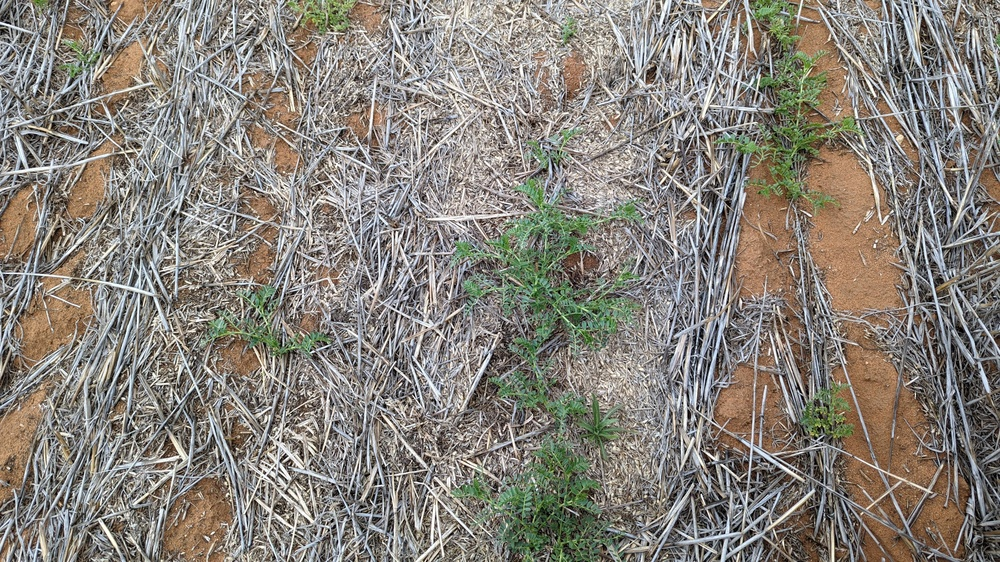
#> input picture agri-framework/data/images/PXL_20220731_001831252.MP.jpg, 1000 x 562 px, shrunk from 4032 x 2268 before the run; its folder holds only this picture in this run
$ python compare_indices.py
#> lines starting #> are read from the running program, lines starting #| are printed output that depends on the picture; after the words box and inside, x2 and y2 are one past the last pixel; in counts of white or black regions, pixels touching at a corner belong together
import os, glob, csv, cv2, numpy as np

def to_uint8(x):
    x = (x - x.min()) / (x.max() - x.min() + 1e-6) * 255
    return x.astype(np.uint8)

def vari(img):  # (G - R) / (G + R - B)
    b,g,r = cv2.split(img.astype(np.float32)+1e-6)
    return (g - r) / (g + r - b + 1e-6)

def exg(img):   # 2G - R - B
    b,g,r = cv2.split(img.astype(np.float32))
    return 2*g - r - b

def mgrvi(img): # (G^2 - R^2)/(G^2 + R^2)
    b,g,r = cv2.split(img.astype(np.float32)+1e-6)
    return (g*g - r*r) / (g*g + r*r)

def bin(x): return (x>127).astype(np.uint8)
def iou_f1(p, g):
    p, g = p.astype(bool), g.astype(bool)
    inter = np.logical_and(p,g).sum()
    union = np.logical_or(p,g).sum()
    iou = inter/(union+1e-6)
    prec = inter/(p.sum()+1e-6); rec = inter/(g.sum()+1e-6)
    f1 = 2*prec*rec/(prec+rec+1e-6)
    return iou, f1, prec, rec

IMG_DIR="data/images"; GT_DIR="data/gt_masks"  # GT yoksa metrik kısmını atlar
OUT_CSV="outputs/compare_indices.csv"
os.makedirs("outputs", exist_ok=True)

indices = {"VARI":vari, "ExG":exg, "MGRVI":mgrvi}
rows=[["filename","index","IoU","F1","Precision","Recall","thr"]]

for ip in sorted(glob.glob(os.path.join(IMG_DIR,"*.jpg"))+glob.glob(os.path.join(IMG_DIR,"*.png"))):
    name=os.path.basename(ip); img=cv2.imread(ip)
#> further down, img is the input picture: shape (562, 1000, 3); mean B, G, R 121.2, 129.1, 134.5
    gt_path=os.path.join(GT_DIR, name.rsplit(".",1)[0]+".png")
    gt = bin(cv2.imread(gt_path,0)) if os.path.exists(gt_path) else None
#> in bin, `def bin(x): return (x>127).astype(np.uint8)`:
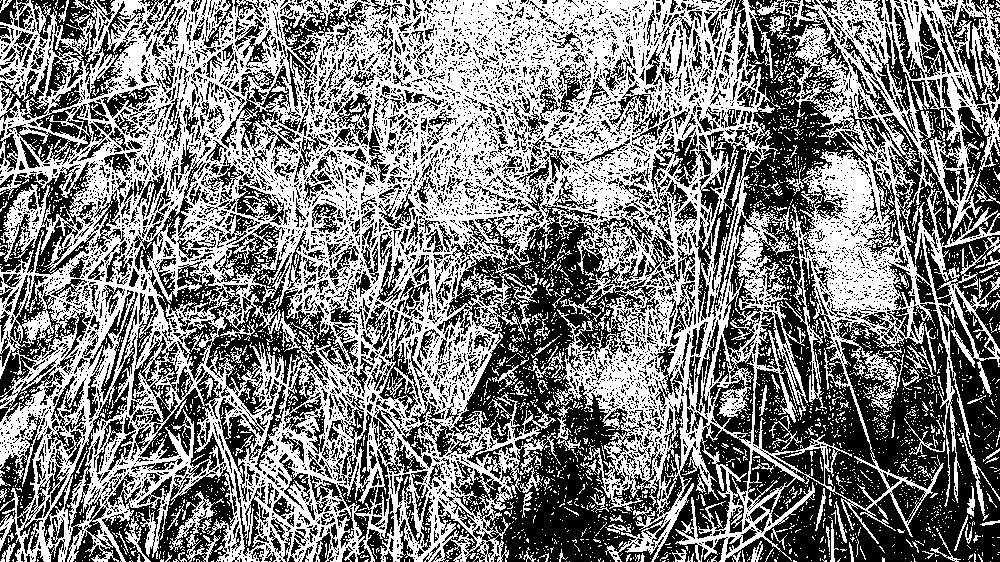
#> returned value: shape (562, 1000); values 0 (black) and 1 (white), 50% white; 5895 black regions (5015 under 20 px), largest, box (x1, y1, x2, y2) and area: (654, 0, 1000, 562) 68013, (401, 176, 683, 562) 39445, (133, 158, 350, 415) 11989
    for idx_name, fn in indices.items():
        m = to_uint8(fn(img))
        m = cv2.GaussianBlur(m,(5,5),0)
        thr, mask = cv2.threshold(m,0,255,cv2.THRESH_BINARY+cv2.THRESH_OTSU)
        if gt is None:
            rows.append([name, idx_name, "", "", "", "", int(thr)])
        else:
            i,f1,p,r = iou_f1(bin(mask), gt)
            rows.append([name, idx_name, f"{i:.3f}", f"{f1:.3f}", f"{p:.3f}", f"{r:.3f}", int(thr)])
#> this loop made 3 passes
#> (thr, inter in iou_f1, union in iou_f1, iou in iou_f1, prec in iou_f1, rec in iou_f1, f1, i) on passes 2 to 3: (85, 13660, 306706, 0.0445, 0.349, 0.0486, 0.0853, 0.0445), (113, 242094, 470559, 0.514, 0.561, 0.861, 0.679, 0.514)
#> pass 1, in vari, `b,g,r = cv2.split(img.astype(np.float32)+1e-6)`:
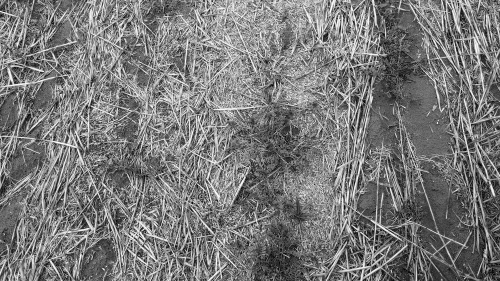
#> b: shape (562, 1000) float32 (shown at 1/2 size); min 1e-06, max 255, mean 121.2
#> pass 1, in vari, `b,g,r = cv2.split(img.astype(np.float32)+1e-6)`:
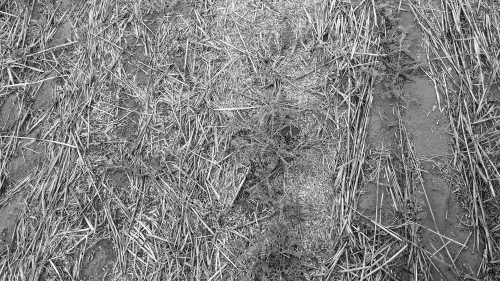
#> g: shape (562, 1000) float32 (shown at 1/2 size); min 1e-06, max 255, mean 129.1
#> pass 1, in vari, `b,g,r = cv2.split(img.astype(np.float32)+1e-6)`:
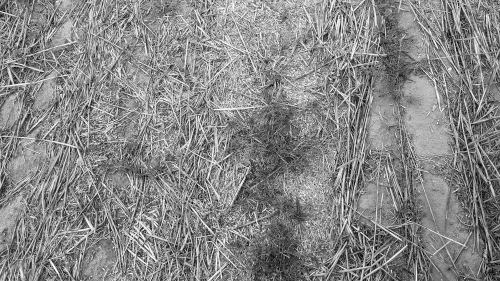
#> r: shape (562, 1000) float32 (shown at 1/2 size); min 1e-06, max 255, mean 134.5
#> after the loop:
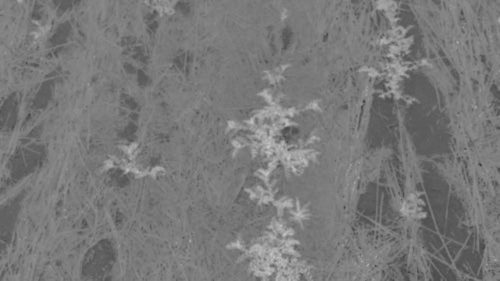
#> m: shape (562, 1000) (shown at 1/2 size); min 45, max 208, mean 120.8
#> after the loop:
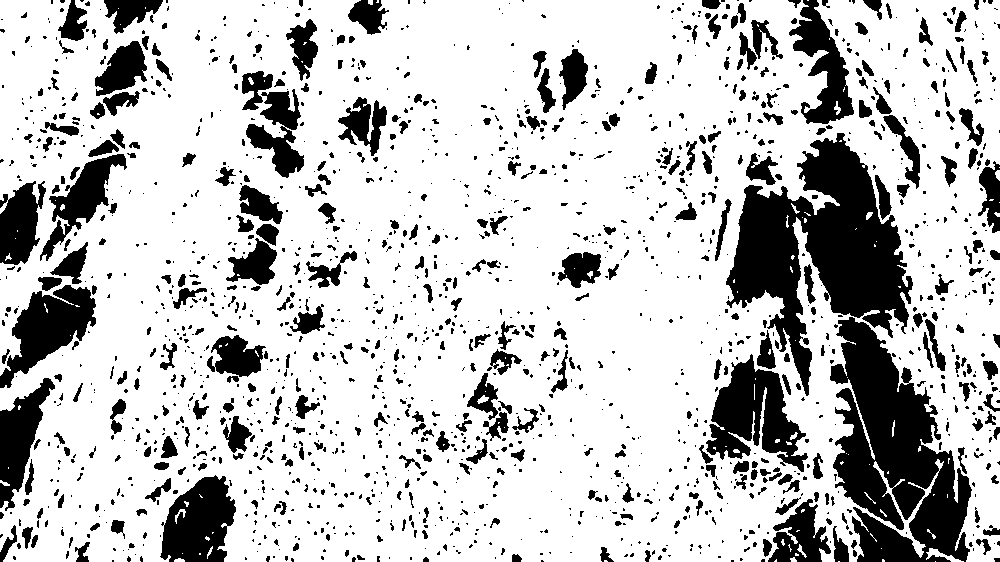
#> mask: shape (562, 1000); 76.8% white; 1761 black regions (1270 under 20 px), largest, box (x1, y1, x2, y2) and area: (726, 133, 913, 396) 21410, (830, 317, 972, 562) 19803, (706, 354, 808, 472) 5967
#> after the loop, rows = 4 items

with open(OUT_CSV,"w",newline="") as f: csv.writer(f).writerows(rows)
print("[✓] Yazıldı:", OUT_CSV)

$ run again, on agri-framework/data/images/PXL_20220731_002017940.MP.jpg
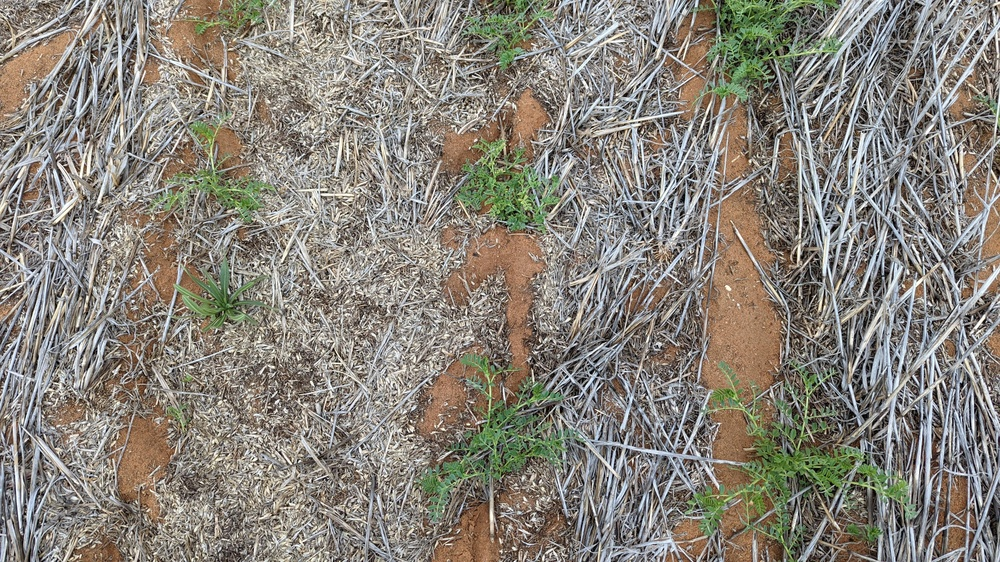
#> input picture agri-framework/data/images/PXL_20220731_002017940.MP.jpg, 1000 x 562 px, shrunk from 4032 x 2268 before the run
#> img is the input picture: shape (562, 1000, 3); mean B, G, R 120.8, 130, 135.2
#> in bin, `def bin(x): return (x>127).astype(np.uint8)`:
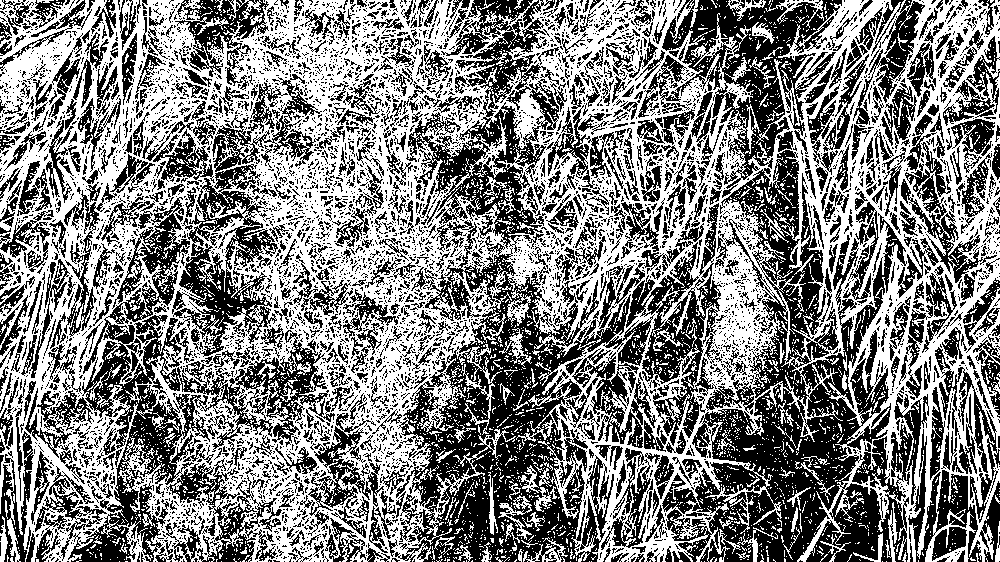
#> returned value: shape (562, 1000); values 0 (black) and 1 (white), 50.8% white; 5658 black regions (4823 under 20 px), largest, box (x1, y1, x2, y2) and area: (662, 150, 929, 562) 41365, (372, 220, 655, 562) 33944, (25, 197, 335, 562) 27183
#> the loop `for idx_name, fn in indices.items():` made 3 passes
#> (thr, inter in iou_f1, union in iou_f1, iou in iou_f1, prec in iou_f1, rec in iou_f1, f1, i) on passes 1 to 3: (100, 38, 285552, 0.000133, 0.205, 0.000133, 0.000266, 0.000133), (99, 14970, 310135, 0.0483, 0.377, 0.0525, 0.0921, 0.0483), (115, 241447, 450912, 0.535, 0.593, 0.846, 0.697, 0.535)
#> after the loop `for idx_name, fn in indices.items():`:
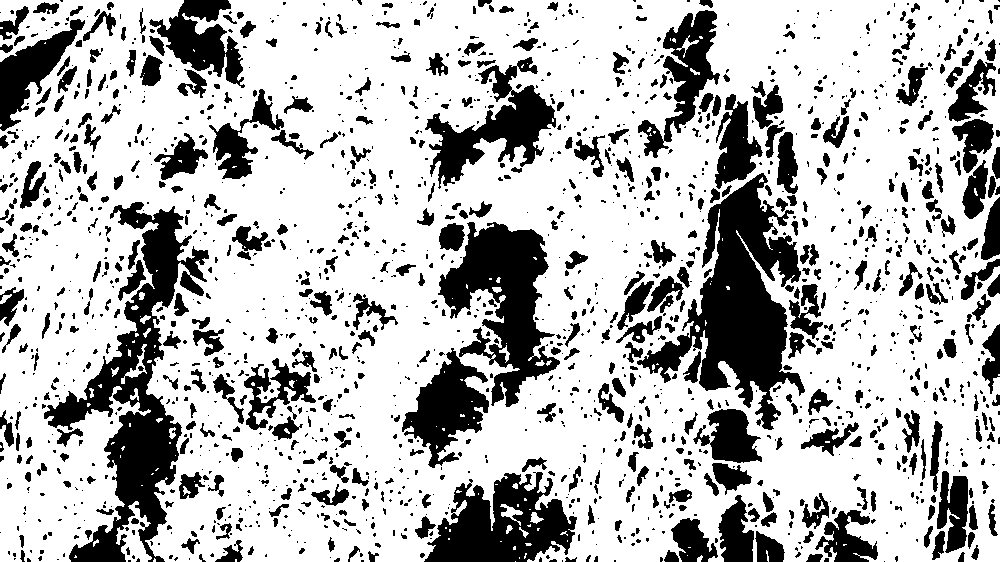
#> mask: shape (562, 1000); 72.4% white; 1776 black regions (1168 under 20 px), largest, box (x1, y1, x2, y2) and area: (44, 202, 209, 562) 16929, (637, 173, 805, 430) 16645, (438, 222, 560, 407) 10504
#> after the loop `for idx_name, fn in indices.items():`: rows = 4 items

$ run again, on agri-framework/data/images/PXL_20220731_002025478.MP.jpg
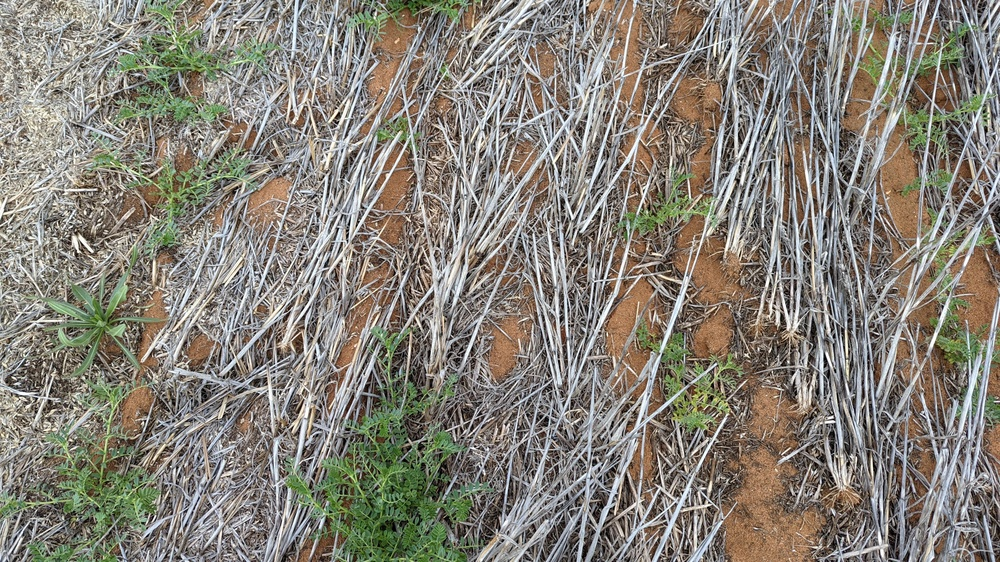
#> input picture agri-framework/data/images/PXL_20220731_002025478.MP.jpg, 1000 x 562 px, shrunk from 4032 x 2268 before the run
#> img is the input picture: shape (562, 1000, 3); mean B, G, R 118.7, 128.6, 133.4
#> in bin, `def bin(x): return (x>127).astype(np.uint8)`:
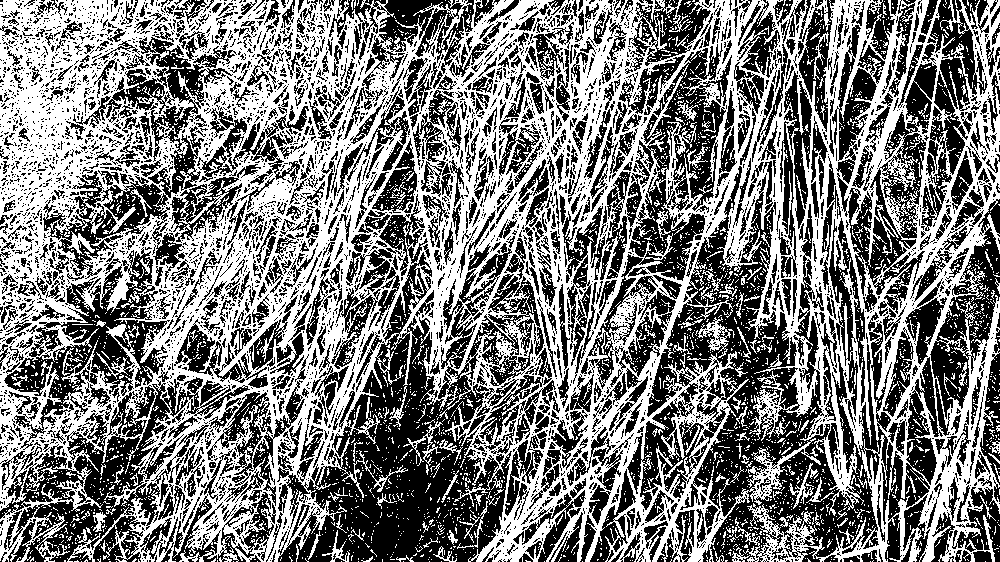
#> returned value: shape (562, 1000); values 0 (black) and 1 (white), 48.7% white; 4215 white regions (4069 under 20 px), largest, box (x1, y1, x2, y2) and area: (0, 0, 1000, 562) 254039, (698, 317, 731, 358) 449, (403, 421, 443, 466) 309
#> the loop `for idx_name, fn in indices.items():` made 3 passes
#> (thr, inter in iou_f1, union in iou_f1, iou in iou_f1, prec in iou_f1, rec in iou_f1, f1, i) on passes 2 to 3: (95, 23350, 308661, 0.0756, 0.399, 0.0854, 0.141, 0.0756), (115, 230517, 426149, 0.541, 0.602, 0.843, 0.702, 0.541)
#> after the loop `for idx_name, fn in indices.items():`:
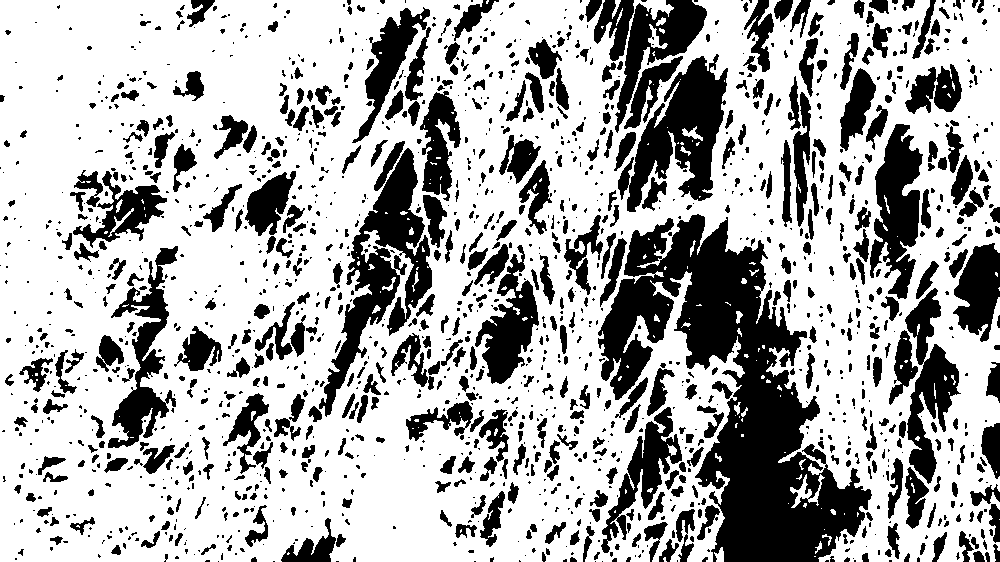
#> mask: shape (562, 1000); 68.2% white; 1586 black regions (946 under 20 px), largest, box (x1, y1, x2, y2) and area: (598, 214, 872, 562) 38340, (319, 148, 432, 417) 9224, (618, 54, 728, 212) 7832
#> after the loop `for idx_name, fn in indices.items():`: rows = 4 items
